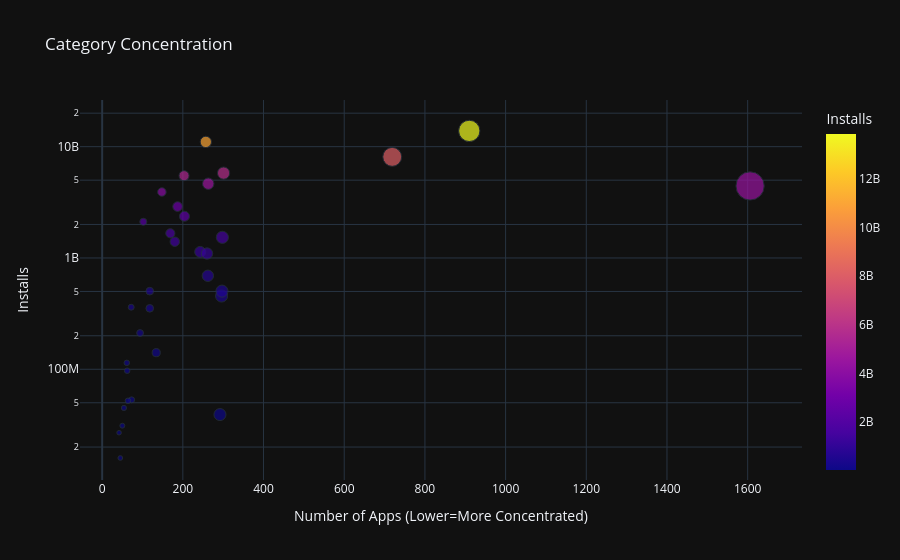

The cell this chart's notebook holds for it:
### Markdown cell above
### Category Concentration - Downloads vs. Competition

**Challenge**: 
* First, create a DataFrame that has the number of apps in one column and the number of installs in another:

<img src=https://imgur.com/uQRSlXi.png width="350">

* Then use the [plotly express examples from the documentation](https://plotly.com/python/line-and-scatter/) alongside the [.scatter() API reference](https://plotly.com/python-api-reference/generated/plotly.express.scatter.html)to create scatter plot that looks like this. 

<img src=https://imgur.com/cHsqh6a.png>

*Hint*: Use the size, hover_name and color parameters in .scatter(). To scale the yaxis, call .update_layout() and specify that the yaxis should be on a log-scale like so: yaxis=dict(type='log')

### Code cell
scatter = px.scatter(cat_merged_df, # data
                    x='App', # column name
                    y='Installs',
                    title='Category Concentration',
                    size='App',
                    hover_name=cat_merged_df.index,
                    color='Installs')

scatter.update_layout(xaxis_title="Number of Apps (Lower=More Concentrated)",
                      yaxis_title="Installs",
                      yaxis=dict(type='log'))

scatter.show()

### Figure 1 — Plotly figure (JSON) as saved in the notebook; plotly's stock layout.template omitted (floating-point values rounded to 4 significant figures)
{"data": [{"hovertemplate": "<b>%{hovertext}</b><br><br>App=%{marker.size}<br>Installs=%{marker.color}<extra></extra>", "hovertext": ["ART_AND_DESIGN", "AUTO_AND_VEHICLES", "BEAUTY", "BOOKS_AND_REFERENCE", "BUSINESS", "COMICS", "COMMUNICATION", "DATING", "EDUCATION", "ENTERTAINMENT", "EVENTS", "FAMILY", "FINANCE", "FOOD_AND_DRINK", "GAME", "HEALTH_AND_FITNESS", "HOUSE_AND_HOME", "LIBRARIES_AND_DEMO", "LIFESTYLE", "MAPS_AND_NAVIGATION", "MEDICAL", "NEWS_AND_MAGAZINES", "PARENTING", "PERSONALIZATION", "PHOTOGRAPHY", "PRODUCTIVITY", "SHOPPING", "SOCIAL", "SPORTS", "TOOLS", "TRAVEL_AND_LOCAL", "VIDEO_PLAYERS", "WEATHER"], "legendgroup": "", "marker": {"color": [114233100, 53129800, 26916200, 1665791655, 692018120, 44931100, 11039241530, 140912410, 352852000, 2113660000, 15949410, 4437554490, 455249400, 211677750, 13858762717, 1134006220, 97082000, 52083000, 503611120, 503267560, 39162676, 2369110650, 31116110, 1532352930, 4649143130, 5788070180, 1400331540, 5487841475, 1096431465, 8099724500, 2894859300, 3916897200, 361096500], "coloraxis": "coloraxis", "size": [61, 73, 42, 169, 262, 54, 257, 134, 118, 102, 45, 1606, 296, 94, 910, 243, 62, 64, 297, 118, 292, 204, 50, 298, 263, 301, 180, 203, 260, 719, 187, 148, 72], "sizemode": "area", "sizeref": 4.015, "symbol": "circle"}, "mode": "markers", "name": "", "orientation": "v", "showlegend": false, "x": [61, 73, 42, 169, 262, 54, 257, 134, 118, 102, 45, 1606, 296, 94, 910, 243, 62, 64, 297, 118, 292, 204, 50, 298, 263, 301, 180, 203, 260, 719, 187, 148, 72], "xaxis": "x", "y": [114233100, 53129800, 26916200, 1665791655, 692018120, 44931100, 11039241530, 140912410, 352852000, 2113660000, 15949410, 4437554490, 455249400, 211677750, 13858762717, 1134006220, 97082000, 52083000, 503611120, 503267560, 39162676, 2369110650, 31116110, 1532352930, 4649143130, 5788070180, 1400331540, 5487841475, 1096431465, 8099724500, 2894859300, 3916897200, 361096500], "yaxis": "y", "type": "scatter"}], "layout": {"xaxis": {"anchor": "y", "domain": [0.0, 1.0], "title": {"text": "Number of Apps (Lower=More Concentrated)"}}, "yaxis": {"anchor": "x", "domain": [0.0, 1.0], "title": {"text": "Installs"}, "type": "log"}, "coloraxis": {"colorbar": {"title": {"text": "Installs"}}, "colorscale": [[0.0, "#0d0887"], [0.1111, "#46039f"], [0.2222, "#7201a8"], [0.3333, "#9c179e"], [0.4444, "#bd3786"], [0.5556, "#d8576b"], [0.6667, "#ed7953"], [0.7778, "#fb9f3a"], [0.8889, "#fdca26"], [1.0, "#f0f921"]]}, "legend": {"tracegroupgap": 0, "itemsizing": "constant"}, "title": {"text": "Category Concentration"}}}
